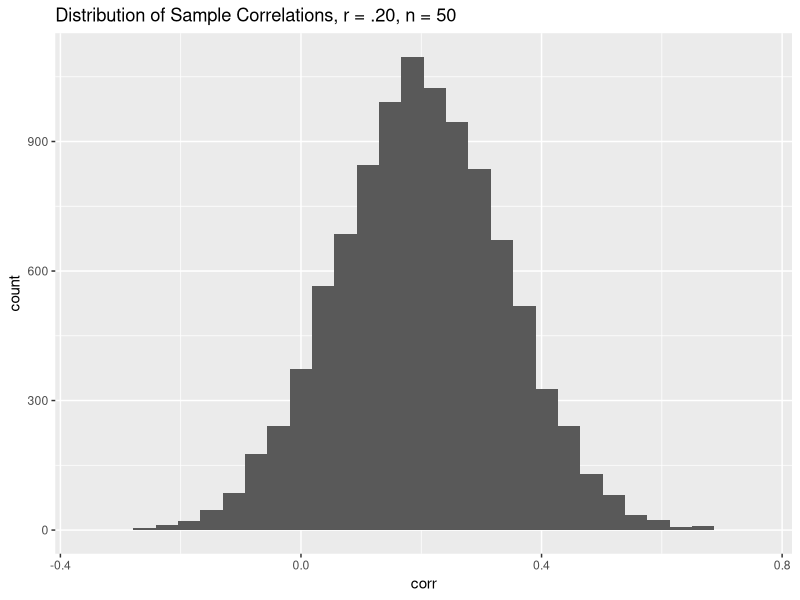

Here is the R script that generated this plot: (Note: this script raises an error after producing the figure.)
## ---- chunk 1
if (!require("ggplot2")) install.packages("ggplot2")
library(ggplot2)
if (!require("MASS")) install.packages("MASS")
library(MASS)
if (!require("tidyverse")) install.packages("tidyverse")
library(tidyverse)
## ---- chunk 2
set.seed(123)
## ---- chunk 3
corr_ds1 <- data.frame(id = 1:10000, corr = rnorm(10000, mean = .20, sd = .14))
## ---- chunk 4
ggplot(data = corr_ds1, mapping = aes(x = corr)) +
  geom_histogram() +
  labs(title = "Distribution of Sample Correlations, r = .20, n = 50")
## ---- chunk 5
corr_ds1 <- corr_ds1 %>%
  mutate (neg_corr = case_when (
    corr < 0 ~ 1, 
    corr >= 0 ~ 0 ))
perc_neg_corr <- corr_ds1 %>%
  summarize(perc_neg = mean(neg_corr))
## ---- chunk 6
corr_ds2 <- data.frame(id = 1:10000, corr = rnorm(10000, mean = .20, sd = (1-(.2)*(.2))/(sqrt(50-3))  ))
## ---- chunk 7
corr_ds2 <- corr_ds2 %>%
  mutate (neg_corr = case_when (
    corr < 0 ~ 1, 
    corr >= 0 ~ 0 ))
perc_neg_corr2 <- corr_ds2 %>%
  summarize(perc_neg = mean(neg_corr))
## ---- chunk 8
simulate_r_practice <- function(r) {
  sample_r_practice <- rnorm(1,mean = r, sd = (1-(r)*(r))/(sqrt(50-3))  ) 
  return(sample_r_practice)
} 
## ---- chunk 9
simulate_r_practice(.2)
## ---- chunk 10
simulate_r_practice2 <- function(r,n) {
  sample_r_practice2 <- rnorm(1,mean = r, sd = (1-(r)*(r))/(sqrt(n-3))  ) 
  return(sample_r_practice2)
} 
## ---- chunk 11
simulate_r_practice2(.2, 50)
## ---- chunk 12
corr_ds <- data.frame(id = 1:10000, corr = replicate (10000, simulate_r_practice2 (.2,50) ))
## ---- chunk 13
simulate_r_dataframe <- function(r, n) {
  corr_values <- replicate(10000, simulate_r_practice2(r, n))
  simulate_r_ds <- data.frame(id = 1:10000, corr = corr_values)
  assign("simulated_data", simulate_r_ds, envir = .GlobalEnv) 
}

## ---- chunk 14
simulate_r_dataframe(.2, 50)
## ---- chunk 15
simulate_r_dataframe2 <- function(r, n) {
  corr_values <- replicate(10000, simulate_r_practice2(r, n))
  simulate_r_ds <- data.frame(id = 1:10000, corr = corr_values, pop_r = r, n = n)
  assign("simulated_data", simulate_r_ds, envir = .GlobalEnv) 
}

## ---- chunk 16
simulate_r_dataframe2(.2, 50)
## ---- chunk 17
simulate_r_dataframe3 <- function(r, n) {
  corr_values <- replicate(10000, simulate_r_practice2(r, n))
  simulate_r_ds <- data.frame(id = 1:10000, corr = corr_values, pop_r = r, n = n)
  df_name <- paste0("simulated_data_", r, "_", n)
  assign(df_name, simulate_r_ds, envir = .GlobalEnv) 
}

## ---- chunk 18
simulate_r_dataframe3(.20, 50)
## ---- chunk 19
simulate_individual_r_final <- function(r,n) {
  simulate_individual_r_final <- rnorm(1,mean = r, sd = (1-(r)*(r))/(sqrt(n-3))  ) 
  return(simulate_individual_r_final)
} 
## ---- chunk 20
final_simulate_dataframe <- function(r, n) {
  corr_values <- replicate(10000, simulate_individual_r_final(r, n))
  simulate_r_ds <- data.frame(id = 1:10000, corr = corr_values, pop_r = r, n = n)
  df_name <- paste0("final_simulated_data_", r, "_", n)
  return(simulate_r_ds)
}

## ---- chunk 21

cor_r <- c(.10, .20, .30, .40, .50)
n <- c(20, 50, 100, 200, 500, 1000)

df_output <- data.frame()
for(i in 1:length(cor_r)) {
  for(j in 1:length(n)) {
    temp <- final_simulate_dataframe(cor_r[i], n[j])
   df_output <- rbind(df_output,temp)
  }
}



## ---- chunk 22
simulated_data_final <- bind_rows(final_simulated_data_0.1_20, final_simulated_data_0.1_50, final_simulated_data_0.1_100, final_simulated_data_0.2_20, final_simulated_data_0.2_50, final_simulated_data_0.2_100, final_simulated_data_0.3_20, final_simulated_data_0.3_50, final_simulated_data_0.3_100, final_simulated_data_0.4_20, final_simulated_data_0.4_50, final_simulated_data_0.4_100, final_simulated_data_0.5_20, final_simulated_data_0.5_50, final_simulated_data_0.5_100)

## ---- chunk 23
simulated_data_final <- simulated_data_final %>%
  mutate (neg_corr = case_when (
    corr < 0 ~ 1, 
    corr >= 0 ~ 0 ))
perc_neg_corr_final <- simulated_data_final %>%
   group_by(pop_r, n) %>%
  summarize(perc_neg = mean(neg_corr))
  
## ---- chunk 24

# Define mean and covariance matrix
mean_x_y <- c(0, 0)
cov_matrix <- matrix(c(1, .20, 
                       .20, 1), ncol = 2)

# Generate correlated data
x_y_data_matrix_practice <- mvrnorm(n = 10000, mu = mean_x_y, Sigma = cov_matrix, empirical = FALSE)
colnames(x_y_data_matrix_practice) <- c("x", "y")
x_y_data_practice <- as.data.frame(x_y_data_matrix_practice)
## ---- chunk 25
x_y_data_practice %>% 
  summarize(
    corr = cor(x, y)
            ) %>%
    return(corr)
## ---- chunk 26
simulate_individual_x_y <- function(r,n) {
 mean_x_y <- c(0, 0)
 cov_matrix <- matrix(c(1, r, 
                         r, 1), ncol = 2)
 x_y_data_matrix <- mvrnorm(n = n, mu = mean_x_y, Sigma = cov_matrix, empirical = FALSE)
 colnames(x_y_data_matrix) <- c("x", "y")
 x_y_data <- as.data.frame(x_y_data_matrix)
 df_name <- paste0("individual_x_y_", r, "_", n)
 assign(df_name, x_y_data, envir = .GlobalEnv) 
} 
## ---- chunk 27
simulate_individual_x_y(.20,1000)
## ---- chunk 28
individual_x_y_0.2_1000 %>% 
  summarize(
    corr = cor(x, y)
            ) %>%
    return(corr)
## ---- chunk 29
final_simulate_individual_x_y <- function(r,n) {
 mean_x_y <- c(0, 0)
 cov_matrix <- matrix(c(1, r, 
                         r, 1), ncol = 2)
 x_y_data_matrix <- mvrnorm(n = n, mu = mean_x_y, Sigma = cov_matrix, empirical = FALSE)
 colnames(x_y_data_matrix) <- c("x", "y")
 x_y_data <- as.data.frame(x_y_data_matrix)
 df_name <- paste0("individual_x_y_", r, "_", n)
 assign(df_name, x_y_data, envir = .GlobalEnv) 
 calculated_corr <- cor(x_y_data$x, x_y_data$y)
 return(calculated_corr)
} 
## ---- chunk 30
final_simulate_individual_x_y(.20,1000)
## ---- chunk 31
simulate_repeated_x_y <- function(r, n) {
  correlations <- replicate(10000, final_simulate_individual_x_y (r, n))
  correlation_results <- data.frame(id = 1:100, corr = correlations, pop_r = r, n = n)
  df_name <- paste0("simulated_r_from_xy", r, "_", n)
  assign(df_name, correlation_results, envir = .GlobalEnv) 
}

## ---- chunk 32
simulate_repeated_x_y(.20,50)
## ---- chunk 33
simulate_repeated_x_y(.10, 20)
simulate_repeated_x_y(.10, 50)
simulate_repeated_x_y(.10, 100)
simulate_repeated_x_y(.20, 20)
simulate_repeated_x_y(.20, 50)
simulate_repeated_x_y(.20, 100)
simulate_repeated_x_y(.30, 20)
simulate_repeated_x_y(.30, 50)
simulate_repeated_x_y(.30, 100)
simulate_repeated_x_y(.40, 20)
simulate_repeated_x_y(.40, 50)
simulate_repeated_x_y(.40, 100)
simulate_repeated_x_y(.50, 20)
simulate_repeated_x_y(.50, 50)
simulate_repeated_x_y(.50, 100)

## ---- chunk 34
simulated_data_final_xy <- bind_rows(simulated_r_from_xy0.1_20, simulated_r_from_xy0.1_50, simulated_r_from_xy0.1_100, simulated_r_from_xy0.2_20, simulated_r_from_xy0.2_50, simulated_r_from_xy0.2_100, simulated_r_from_xy0.3_20, simulated_r_from_xy0.3_50, simulated_r_from_xy0.3_100, simulated_r_from_xy0.4_20, simulated_r_from_xy0.4_50, simulated_r_from_xy0.4_100, simulated_r_from_xy0.5_20, simulated_r_from_xy0.5_50, simulated_r_from_xy0.5_100)

## ---- chunk 35
simulated_data_final_xy <- simulated_data_final_xy %>%
  mutate (neg_corr_xy = case_when (
    corr < 0 ~ 1, 
    corr >= 0 ~ 0 ))
perc_neg_corr_final_xy <- simulated_data_final_xy %>%
   group_by(pop_r, n) %>%
  summarize(perc_neg_xy = mean(neg_corr_xy))
  
## ---- chunk 36
simulated_data_final_xy_.20 <- bind_rows(simulated_r_from_xy0.2_20, simulated_r_from_xy0.2_50, simulated_r_from_xy0.2_100)
## ---- chunk 37
ggplot(data = simulated_data_final_xy_.20, mapping = aes(x = corr)) +
  geom_histogram() + 
  facet_grid (~ n) +
  labs(title = "Distribution of Sample Correlations, r = .20") +
  scale_y_continuous(name = "Count", breaks = NULL)
## ---- chunk 38
ggplot(data = perc_neg_corr_final_xy, mapping = aes(x = pop_r, y = perc_neg_xy, group = n, color = factor(n))) +
  geom_point() +
  geom_line() +
  labs(title = "Percent Negative Sample Correlations per Population Correlation and n",
       x = "population correlation", y = "% negative sample correlations", color = "n")
